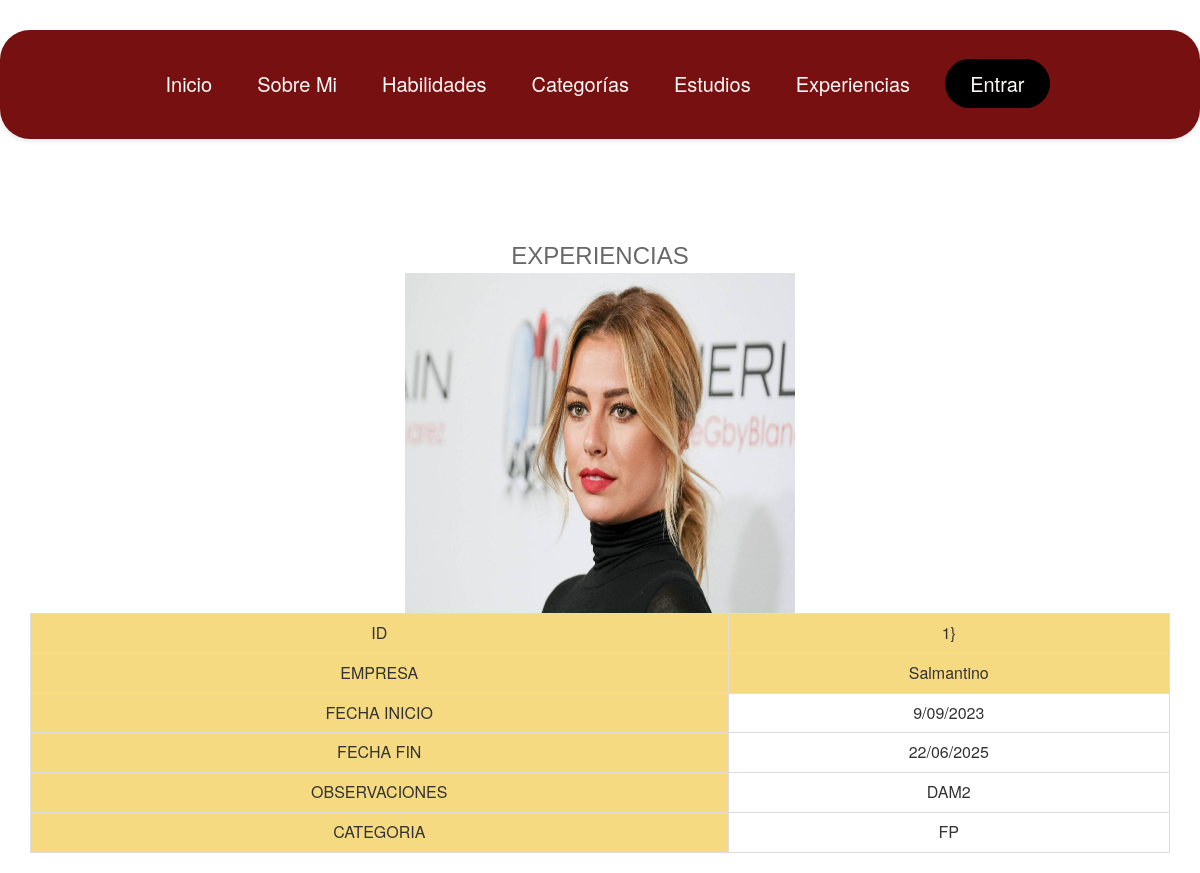
Page /1/ver_experiencia on the committed database.
### appportfolio/models.py (models this page shows, shortened)
class Experiencia(models.Model):
    id = models.AutoField(primary_key=True)
    empresa = models.CharField('Empresa', max_length=50, null=True, blank=True)
    fecha_inicio = models.DateField('Fecha de Inicio', null=True, blank=True)
    fecha_fin = models.DateField('Fecha de Finalización', null=True, blank=True)
    observaciones = models.CharField('Observaciones', max_length=50, null=True, blank=True)
    categoria = models.CharField('Categorias', max_length=50, null=True, blank=True)
    class Meta:
        verbose_name = 'Experiencia'  # puede ser otro nombre
        verbose_name_plural = 'Experiencias'
        ordering = ['empresa']

### appportfolio/views.py (the view)
# urls.py: re_path(r'^(?P<id>\d+)/ver_experiencia$', views.ver_experiencia,name='ver_experiencia'),
def ver_experiencia(request,id): #primero request y luego id(sino error)
    expe_id=id #recibe el id al que le he dado.
    experiencia = Experiencia.objects.get(id=expe_id)
    context = {'experiencia': experiencia}  #pasamos el queryset
    return render(request, 'ver_experiencia.html',context=context) #con esa request, llamamo a ver_exp y le pasamos el context.

### templates/ver_experiencia.html (shortened to what this page needs)
{% extends "base.html" %}
{% load static %}
{% block head %}
<link rel="stylesheet" href="https://maxcdn.bootstrapcdn.com/bootstrap/3.3.5/css/bootstrap.min.css">
 {% endblock %}
 {% block content %}
 <br><br><br><br>
  <center>
  <font color="#686868" size="5" face="Comic Sans MS,Arial,Verdana">EXPERIENCIAS</font>
   <br>
  <img src="{% static 'images/chica1.jpg'%}" height='340' width='390'>
  </center>
<font size="3">
<table class="table table-bordered">
        <tr>
			<td bgcolor="#F5DA81">ID</td>
            <td bgcolor="#F5DA81">{{ experiencia.id }}}</td>
        </tr>
        <tr>
			<td bgcolor="#F5DA81">EMPRESA</td>
            <td bgcolor="#F5DA81">{{ experiencia.empresa }}</td>
        </tr>
        <tr>
			<td bgcolor="#F5DA81">FECHA INICIO</td>
            <td> {{ experiencia.fecha_inicio|date:"j/m/Y" }} </td>
        </tr>
        <tr>
			<td bgcolor="#F5DA81">FECHA FIN</td>
            <td> {{ experiencia.fecha_fin|date:"j/m/Y" }} </td>
        </tr>
        <tr>
			<td bgcolor="#F5DA81">OBSERVACIONES</td>
            <td> {{ experiencia.observaciones }} </td>
        </tr>
        <tr>
			<td bgcolor="#F5DA81">CATEGORIA</td>
            <td> {{ experiencia.categoria }} </td>
        </tr>
    </table>
</font>
{% endblock content %}

### static/css/styles.css (style rules this page uses)
td { border: 1px solid #ddd; padding: 8px; text-align: center; }

### rows in the picture
Experiencia: id "1", empresa "Salmantino", fecha_inicio "9/09/2023", fecha_fin "22/06/2025", observaciones "DAM2", categoria "FP"
